Frame 1 (no input): blank canvas, image omitted
Frame 60 (the mouse pressed at the canvas centre just before this capture): blank canvas, image omitted
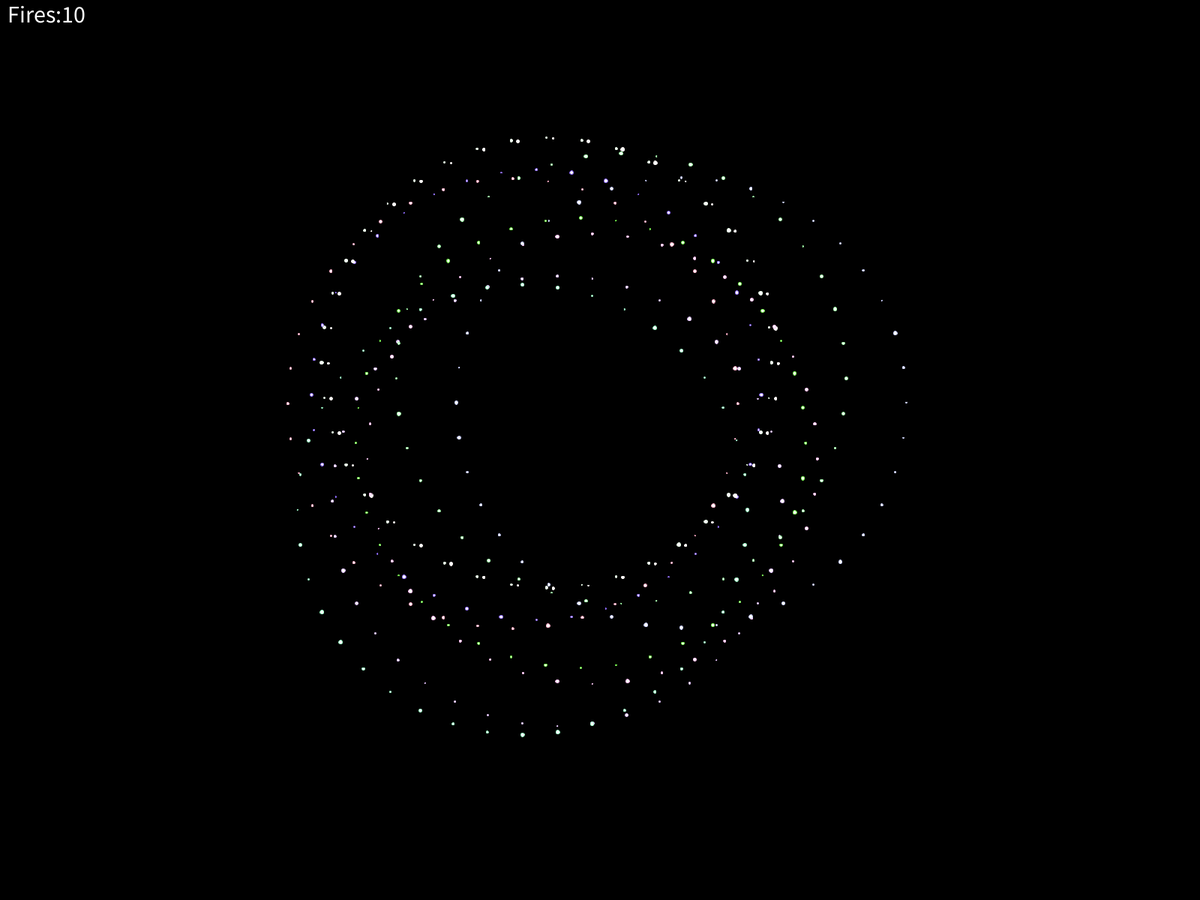
Frame 120 (the mouse held since frame 60 and released just before this capture)

The Processing sketch whose frames 1 and 60 were blank and that drew this single picture after the mouse press (run headless with seeded random() and noise(); from frame 60 on, the mouse is pressed at the canvas centre):

// Processing sketch: FireWorks
// ── FireWorks.pde
//w8의 particle 예제 부분의 코드를 기본 베이스로 시작함.
//Jason Labbe작가의 "happy sandbox"라는 작품의 영감을 받음.


ArrayList<Fire> fires;
int maxFires = 400;  // 최대 fire 객체 개수 제한.

void setup() {
  fullScreen();
  fires = new ArrayList<Fire>();
  colorMode(HSB, 255);//색상을 HSB모드로 설정하고 범위를 0~255까지로 설정.
  textSize(32);
}

void mousePressed() {
  // 마우스를 눌렀을 때 Fire 객체 생성
  NFires(mouseX, mouseY);
}

void NFires(float x, float y) {
  int cnt = 10;  // 클릭 한 번에 생성되는 Fire 객체의 개수.
  // cnt 만큼 fire 객체 추가, 단 최대 개수는 maxFires로 제한.
  for (int n = 0; n < cnt && fires.size() < maxFires; n++) {
    //fire 객체가 마우스 위치에서 랜덤한 방향과 속도로 퍼지게 함.
    Fire aNewFire = new Fire(x, y, 20, 40, 10, 5);  // 속도 증가.
    fires.add(aNewFire);
  }
}

void draw() {
  background(0);
  for (int idx = fires.size() - 1; idx >= 0; idx--) { 
    Fire aFire = fires.get(idx);
    aFire.update();  
    aFire.display();  

    // Fire객체들이 화면 밖으로 나가면 삭제.
    if (aFire.isOutOfBounds()) {
      fires.remove(idx);
    }
  }

  text("Fires:" + fires.size(), 10, 30);// 화면 좌측 상단 ArrayList의 현재 크기 표시.
}

// ── Fire.pde
class Fire {
  float[] pos;
  float[] vel;
  float[] size;
  float ang;
  float angVel;
  float hue;
  float bright;
  float radius;
  float speed;
  int totalCircle;

  Fire(float x, float y, float xn, float yn, float speed, float angSpeed) {
    pos = new float[2];
    vel = new float[2];
    size = new float[2];
    pos[0] = x;
    pos[1] = y;
    size[0] = xn;
    size[1] = yn;
    this.speed = speed;  //속도 설정
    radius = 0;  //반지름 설정
    angVel = radians(angSpeed);  //회전 속도
    hue = random(255);  //색상 설정
    bright = random(200);  //밝기 설정
    totalCircle = 40;  //동심원의 원 개수
    
    // 속도와 각도를 랜덤으로 설정하여 원들이 마우스에서 퍼져나가도록 함.
    vel[0] = random(-2, 2);  // X 방향 속도
    vel[1] = random(-2, 2);  // Y 방향 속도
  }

  void update() {
    // 원의 중심에서 일정 각도마다 선들이 퍼져 나가도록
    radius += speed * 0.5;  // 반지름을 증가시켜 선들이 점차 퍼져나가게 함, 속도 증가.
    
    // 원의 위치를 갱신하여 마우스를 기준으로 퍼져나가게 함.
    pos[0] += vel[0];  // X 방향으로 이동
    pos[1] += vel[1];  // Y 방향으로 이동
  }

  void display() {
    push();
    stroke(hue, bright, 255);
    translate(pos[0], pos[1]);  //중심으로 이동
    strokeWeight(1);
    //각도 설정 부분 - chat GPT의 도움을 받아서 작성됨.
    //불꽃놀이처럼 보이게 하기 위해서 랜덤하게 각도가 계산이 되어야 하는 부분을 질문함.
    for (int i = 0; i < totalCircle; i++) {
      float angle = map(i, 0, totalCircle, 0, TWO_PI);  // 각도 분할
      float x = cos(angle) * radius;
      float y = sin(angle) * radius;
      //line(0,0,x,y);
      circle(x, y, random(1, 5));
    }
    pop();
  }

  boolean isOutOfBounds() {
    // 화면 밖으로 나갔는지 확인
    return pos[0] < 0 || pos[0] > width || pos[1] < 0 || pos[1] > height;
  }
}
